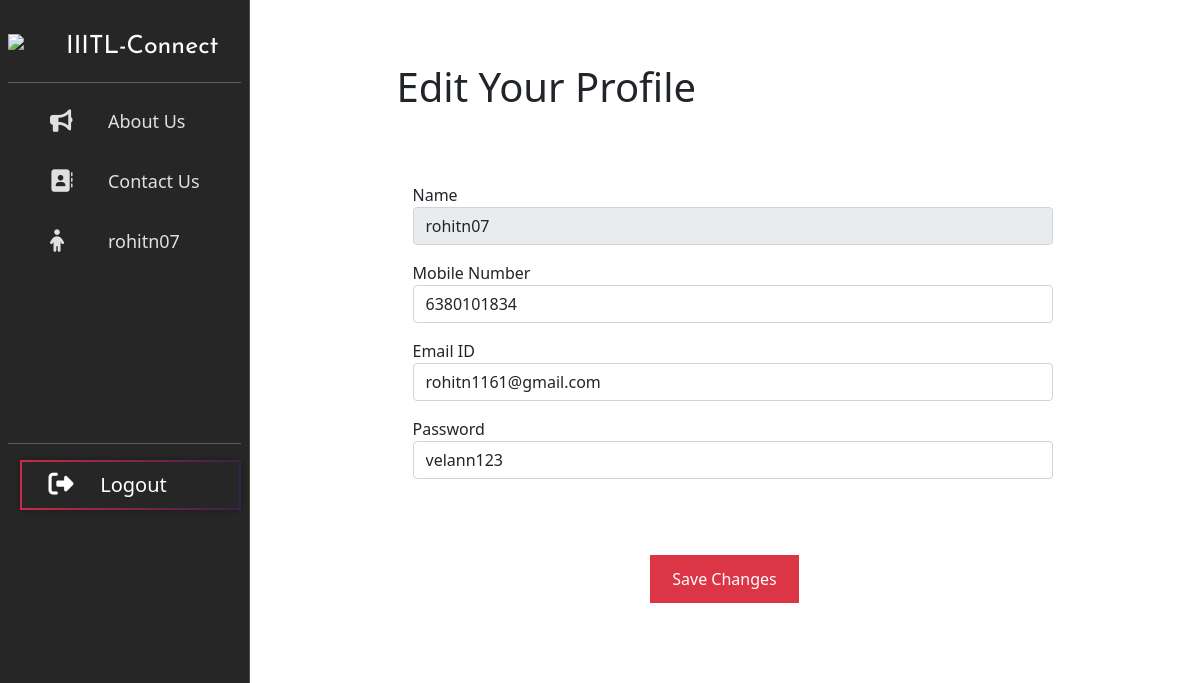
/profile/ (signed in), run on the app's committed database.
### accounts/models.py (models this page shows)
class Accounts(models.Model):
    user_name = models.CharField(max_length=25, primary_key=True)
    email = models.EmailField(unique=True)
    phone_num = models.BigIntegerField()
    password = models.CharField(max_length=25)

### accounts/views.py (the view)
# urls.py: path('profile/', views.profile, name='profile'),
def profile(request):
    if request.method == 'POST':
        account = Accounts.objects.get(user_name=request.session['uid'])
        account_form = Accountforms(request.POST, instance=account)
        if account_form.is_valid():
            account_form.save()
    account = Accounts.objects.filter(user_name=request.session['uid'])
    context = {'account': account[0], 'username': request.session['uid']}
    return render(request, 'accounts/profile.html', context)

### templates/accounts/profile.html (shortened to what this page needs)
{% extends 'common/base_navbar.html' %}
{% load static %}
{% block content %}
<div class="container rounded bg-white mt-5 mb-5">
    <h1>Edit Your Profile</h1>
    <div class="row"><br /><br /><br />
        <div class="col-md-5 border-right">
            <div class="p-3 py-5">
                <form method="POST" action="{% url 'profile' %}">
                    <div class="row mt-3">
                        <div class="col-md-12"><label class="labels">Name</label><input style="width:40rem;" type="text"
                                class="form-control" value={{account.user_name}} name="user_name" readonly></div>
                    </div>
                    <div class="row mt-3">
                        <div class="col-md-12"><label class="labels">Mobile Number</label><input style="width:40rem;"
                                type="text" class="form-control" value={{account.phone_num}} name="phone_num"></div>
                    </div>
                    <div class="row mt-3">
                        <div class="col-md-12"><label class="labels">Email ID</label><input style="width:40rem;"
                                type="text" class="form-control" value={{account.email}} name="email"></div>
                    </div>
                    <div class="row mt-3">
                        <div class="col-md-12"><label class="labels">Password</label><input style="width:40rem;"
                                type="text" class="form-control" value={{account.password}} name="password"></div>
                    </div>
                    <br />
                    <div style="width:39rem;" class="mt-5 text-center"><button class="button button1" type="submit">Save
                            Changes</button></div>
                </form>
            </div>
        </div>
    </div>
</div>
{% endblock %}

### templates/common/base_navbar.html (shortened to what this page needs)
<!doctype html>
<head>
  <link href="https://cdn.jsdelivr.net/npm/bootstrap@5.0.2/dist/css/bootstrap.min.css" rel="stylesheet"
>
</head>
<body>
  <div id="wrapper">
    <div id="sidebar-wrapper"  style="width:250px;">
      <div class="d-flex flex-column flex-shrink-0 p-2 text-white" style="width:100%;">
        <a href="/" class="d-flex align-items-center mb-2 mb-md-0 me-md-auto text-white text-decoration-none"
          style="margin-top:20px;;font-size:25px;font-family: 'Josefin Sans', sans-serif;">
          <img src="https://i.ibb.co/Km4jNLJ/logo.png" style="margin-bottom: 10px;width:50px; margin-right:8px;">
            IIITL-Connect
        </a>
        <hr>
        <ul class="sidebar-nav flex-column mb-auto">
          <li>
            <a href="{% url 'about' %}">
              <i class="w-25 fas fa-bullhorn fa-lg me-3" aria-hidden="true"></i>
              About Us
            </a>
          </li>
          <li>
            <a href="{% url 'contact' %}">
              <i class="w-25 fas fa-address-book fa-lg me-3" aria-hidden="true"></i>
              Contact Us
            </a>
          </li>
          <li>
            <a href="{% url 'profile' %}">
              <i class="w-25 fas fa-child fa-lg me-3" aria-hidden="true"></i>
              {{username}}
            </a>
          </li>
        </ul>
        <br/><br/><br/><br/><br/><br/>
        <hr>
        <div>
          <ul>
            <a href="{% url 'logout' %}" class=" btn btn-lg  btn-block text-white d-grid d-flex align-items-center mb-2" style="margin-left:-10%;border:2px solid whitesmoke; box-shadow: 0 0 5px black;border-image: linear-gradient(to right, #c31432, #240b36) 1;  ">
              <i class="w-25 fas fa-sign-out-alt fa-lg me-3" aria-hidden="true"></i>
              Logout
            </a>
          </ul>
        </div>
      </div>
    </div>
    <div id="content-wrapper">
      <div class="container-fluid">
        <div class="row">
          <div class="col-lg-12">
            <div class="row mx-auto">
              <div class="container-fluid">
  <div class="row">
    <div class="col d-flex justify-content-center" id="cards">
      <div class="row mx-auto">
        {% block content %}
    {% endblock %}
            </div>
          </div>
        </div>
      </div>
    </div>
  </div>
  </div>
</body>

### templates/common/base_navbar.html (style rules this page uses)
#sidebar-wrapper { background-color: #0f0f0f; z-index: 1; position: fixed; width: 280px; height: 100%; overflow-y: auto; opacity: 0.9; border-right: 1px solid #3d3d29; }
#content-wrapper { width: 100%; position: absolute; padding: 15px; padding-left: 280px; }
.sidebar-nav { padding: 2px; list-style: none; }
.sidebar-nav li { text-indent: 20px; line-height: 40px; margin-bottom: 20px; }
.sidebar-nav li a { display: block; text-decoration: none; color: #ddd; font-size: large; }

### templates/accounts/profile.html (style rules this page uses)
body { background: white; }
.button { background-color: #4CAF50; border: none; color: white; padding: 10px 20px; text-align: center; text-decoration: none; display: inline-block; font-size: 16px; margin: 4px 2px; transition-duration: 0.4s; cursor: pointer; }
.button1 { background-color: #dc3545; color: white; border: 2px solid #dc3545; }
.labels { font-size: 16px }

### data on the page
Accounts: user_name "rohitn07", phone_num "6380101834", email "rohitn1161@gmail.com", password "velann123"
